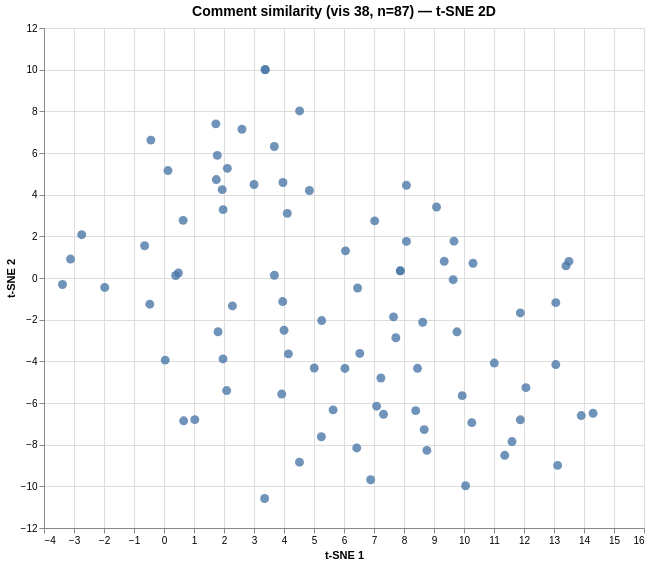

Describe this chart as a Vega-Lite specification.
### Vega specification from a JSON file in a GitHub repository (floating-point values rounded to 4 significant figures)
{"$schema": "https://vega.github.io/schema/vega/v6.json", "data": [{"name": "param_1e9efca18e7a2868_store"}, {"name": "source_0", "values": [{"comment": "The increase in the youth population often signifies the infrastructure necessary for a country’s development. However, …", "dim_1": 3.354, "dim_2": -10.59, "index": 0}, {"comment": "I noticed that the only areas aimed to have the youth population increase were Africa and Western Asia. All else where i…", "dim_1": 7.876, "dim_2": 0.343, "index": 1}, {"comment": "1. What do you notice? If your notice makes a claim, where in the graph is the evidence to support it?\nI noticed that Af…", "dim_1": 1.744, "dim_2": 4.724, "index": 2}, {"comment": "Africa seems to be predicted for rapid growth in population (in terms of young-aged people) over the next few decades, w…", "dim_1": 8.45, "dim_2": -4.335, "index": 3}, {"comment": "Predicted that Africa will increase its share of the global population by 12%. But most of the other regions go down. We…", "dim_1": 14.3, "dim_2": -6.493, "index": 4}, {"comment": "PT2... In the US, the average number of kids per family is 19.3 kids according to Google. I wonder what it will be like …", "dim_1": 7.023, "dim_2": 2.742, "index": 5}, {"comment": "I notice that this graph shows the percentage of young adults within each region, it appears that Africa will have the m…", "dim_1": 0.388, "dim_2": 0.121, "index": 6}, {"comment": "I noticed that the only areas aimed to have the youth population increase were Africa and Western Asia. All else where i…", "dim_1": 7.878, "dim_2": 0.344, "index": 7}, {"comment": "This graph depicts the distribution of young people (aged 15-24) now and how that is projected to change in the next 27 …", "dim_1": 7.728, "dim_2": -2.868, "index": 8}, {"comment": "What do you notice? - This graph was interesting in representing how the population distributions will change over time.…", "dim_1": 4.11, "dim_2": 3.103, "index": 9}, {"comment": "I am noticing that this graph seems to be showing the consequences of a decrease in birthrates that may have taken place…", "dim_1": 6.05, "dim_2": 1.303, "index": 10}, {"comment": "The graph does appear to show the concerning statistic that in most places the number of young people is decreasing. How…", "dim_1": 10.3, "dim_2": 0.708, "index": 11}, {"comment": "From the graph, I noticed that in 2050 Africa will consist of the highest global population aged 15 to 24 at 35%. Africa…", "dim_1": 5.009, "dim_2": -4.321, "index": 12}, {"comment": "Over the next quarter of a decade people between the ages of fifteen and twenty four will be distributed all over the wo…", "dim_1": 2.088, "dim_2": -5.402, "index": 13}, {"comment": "There is a sizeable increase in population for Africa, a historically underdeveloped continent as its general population…", "dim_1": 11.01, "dim_2": -4.084, "index": 14}, {"comment": "The graph depicts different nations and the population of people between the ages of 15 and 28. I am surprised that Nort…", "dim_1": 13.06, "dim_2": -4.155, "index": 15}, {"comment": "The graph possibly illustrates the fluctuation in the population of young people across the world. Africa displays a sig…", "dim_1": 9.639, "dim_2": -0.08, "index": 16}, {"comment": "Thanks to all the students who responded.   Here are some of the catchy headlines that we received:  “As The Rest Of The…", "dim_1": 4.52, "dim_2": 8.02, "index": 17}, {"comment": "In this graph, I noticed that Africa has the highest predicted growth in the share of the global population in young adu…", "dim_1": 8.39, "dim_2": -6.367, "index": 18}, {"comment": "The first thing I notice is that there is predicted to be a significant increase in the population of young people in Af…", "dim_1": 8.674, "dim_2": -7.277, "index": 19}, {"comment": "Africa is expected to experience a 12% increase in population over the next 25 years, while Western Asia is projected to…", "dim_1": 0.04, "dim_2": -3.941, "index": 20}, {"comment": "What do you notice?\n\nWhat do you wonder?\n\nCreate a catchy headline that captures the graph’s main idea.\n\nThe first thing…", "dim_1": 3.677, "dim_2": 6.313, "index": 21}, {"comment": "Looking at the graph I notice that Africa is the only continent that has positive growth compared to all the other conti…", "dim_1": 12.06, "dim_2": -5.262, "index": 22}, {"comment": "I think what might happen is people are going to start moving away from Africa or most of the population will be people …", "dim_1": 1.027, "dim_2": -6.798, "index": 23}, {"comment": "I notice that Africa’s population is declining right now but in the future it will be higher. I wonder if the population…", "dim_1": 0.655, "dim_2": -6.855, "index": 24}, {"comment": "Greetings!  I will be taking over as moderator for the next few hours.  I look forward to reading and responding to your…", "dim_1": 3.367, "dim_2": 9.997, "index": 25}, {"comment": "1. What do you notice? If your notice makes a claim, where in the graph is the evidence to support it?\nI notice that Afr…", "dim_1": 2.598, "dim_2": 7.141, "index": 26}, {"comment": "I notice that almost all nations with more than 1% of the global population will see a decrease in their share of people…", "dim_1": 5.637, "dim_2": -6.33, "index": 27}, {"comment": "I noticed that Africa was the only place that the population age range was 15 years old to 24 years old that will have a…", "dim_1": 3.957, "dim_2": -1.131, "index": 28}, {"comment": "What do you notice?\nI notice that Africa is increasing rapidly, and Northern America on the graph is very small. \nWhat d…", "dim_1": 4.847, "dim_2": 4.199, "index": 29}, {"comment": "What do you notice? \n\nI noticed that Africa has the largest projected percentage growth of people between the ages of 15…", "dim_1": 3.68, "dim_2": 0.132, "index": 30}, {"comment": "I notice that Africa has a huge prediction in growth in share of global population. Also, many other southern Asian coun…", "dim_1": 7.087, "dim_2": -6.153, "index": 31}, {"comment": "What do you notice? I noticed that Africa jumped from 29% to 35% which means they are going to have a lot of babies.\n• W…", "dim_1": 3.965, "dim_2": 4.585, "index": 32}, {"comment": "• What do you notice?\nAfricas population is going to jump 10%. All the other places are decreasing. \n• What do you wonde…", "dim_1": 3.001, "dim_2": 4.488, "index": 33}, {"comment": "I noticed that Africa is the only region where the population aged 15 to 24 is expected to increase. Africa's population…", "dim_1": 5.246, "dim_2": -7.621, "index": 34}, {"comment": "3/27/2024\n\n\tThis graph reflects the percentage of the world’s youth, that is people between the ages of 15 and 24, which…", "dim_1": -0.474, "dim_2": -1.258, "index": 35}, {"comment": "In this graph I notice that Africa has the biggest increase in population and Eastern and Southeastern Asia have the big…", "dim_1": 1.967, "dim_2": -3.884, "index": 36}, {"comment": "The graph compares the estimated general distribution of young people around the world in 2023 versus in 2050. I’ve noti…", "dim_1": 9.341, "dim_2": 0.803, "index": 37}, {"comment": "Over the next quarter-century, the distribution of young people is going to change dramatically. Africa will have the hi…", "dim_1": 2.281, "dim_2": -1.34, "index": 38}, {"comment": "This graph illustrates the changes in the global population between the ages of 15 to 24 in various regions around the w…", "dim_1": 7.651, "dim_2": -1.865, "index": 39}, {"comment": "Over the next quarter century,the number of people aged 15–24 is projected to either decrease or almost stay the same on…", "dim_1": 7.23, "dim_2": -4.799, "index": 40}, {"comment": "I notice that the only countries that are increasing in population are Western Asia and Africa. Every other country in t…", "dim_1": 6.453, "dim_2": -0.48, "index": 41}, {"comment": "1. What do you notice? If your notice makes a claim, where in the graph is the evidence to support it?\nAfrica's populati…", "dim_1": 1.94, "dim_2": 4.242, "index": 42}, {"comment": "1. What do you notice? If your notice makes a claim, where in the graph is the evidence to support it?\nI notice that Afr…", "dim_1": 2.111, "dim_2": 5.263, "index": 43}, {"comment": "Welcome to Wednesday's live moderation of “What’s Going On in This Graph?”  Today’s graph displays the population distri…", "dim_1": 3.381, "dim_2": 10.0, "index": 44}, {"comment": "1.Africa has a major jump in the population of 15 to 24 year-olds in comparison to all the other countries. The biggest …", "dim_1": 10.05, "dim_2": -9.973, "index": 45}, {"comment": "1) What do you notice? \nI noticed that the graph is very uncommon, unlike the other graphs that have been demonstrated f…", "dim_1": 1.729, "dim_2": 7.399, "index": 46}, {"comment": "I notice that Africa is predicted to have the highest share (35%) of the global population aged 15-24. This is an increa…", "dim_1": 7.316, "dim_2": -6.54, "index": 47}, {"comment": "1. The graph shows the percentage of young adults within each region. From the graph it appears that Africa will have th…", "dim_1": 0.48, "dim_2": 0.24, "index": 48}, {"comment": "What do you notice?\nI noticed that Africa is one of two countries that has an increase in its share of the global popula…", "dim_1": 5.256, "dim_2": -2.043, "index": 49}, {"comment": "1) This graph shows the percentage of young adults that make up global populations. Africa is the only continent that ha…", "dim_1": 8.624, "dim_2": -2.124, "index": 50}, {"comment": "This graph shows the percentage of populations in certain countries of people between ages 15-24. This graph examines th…", "dim_1": 8.08, "dim_2": 4.449, "index": 51}, {"comment": "The data shows us a huge hit in the population of the global population aged 15 to 24, mostly in the regions across Afri…", "dim_1": 6.526, "dim_2": -3.621, "index": 52}, {"comment": "1) This graph depicts the distribution of young people around the world, split by content and world area. I saw that all…", "dim_1": 9.765, "dim_2": -2.582, "index": 53}, {"comment": "1. Africa is going up by the most. \n2. We are wondering why Africa's population is growing so much more than other count…", "dim_1": 13.91, "dim_2": -6.603, "index": 54}, {"comment": "1. What do you notice? If your notice makes a claim, where in the graph is the evidence to support it?\n\nThis graph descr…", "dim_1": 1.971, "dim_2": 3.282, "index": 55}, {"comment": "1. I notice that the share of global population in Africa has a predicted increase of 23 to 35% in the next 27 years.\n2.…", "dim_1": 3.924, "dim_2": -5.57, "index": 56}, {"comment": "1. What do you notice? If your notice makes a claim, where in the graph is the evidence to support it?\nAfrica makes up t…", "dim_1": 1.776, "dim_2": 5.885, "index": 57}, {"comment": "1. This graph is different from most graphs that I have seen before.\n2. I wonder why they could not make a more standard…", "dim_1": -0.438, "dim_2": 6.619, "index": 58}, {"comment": "1. Southern Asian is the largest demographic and Africa is growing, I wonder what the graphs would be if the ages were d…", "dim_1": -0.646, "dim_2": 1.547, "index": 59}, {"comment": "1) In Southern Asia, there's a forecasted 26% decline in the population aged 15 to 24 by 2050. Moreover, Eastern and Sou…", "dim_1": 13.5, "dim_2": 0.794, "index": 60}, {"comment": "- I notice that all populations are decreasing in the age range of 15 to 24 except for Africa which seems to increase by…", "dim_1": 4.516, "dim_2": -8.841, "index": 61}, {"comment": "I notice that Africa has the largest projected percentage growth of people between the ages of 15 to 24. Every other cou…", "dim_1": 8.763, "dim_2": -8.274, "index": 62}, {"comment": "I noticed that Africa is blue and is the only region whose population of young people increases. \nI wonder why they are …", "dim_1": 11.36, "dim_2": -8.511, "index": 63}, {"comment": "I noticed that in Southern Asia the population between the ages of 15 and 24 is predicted to decline by 26% by 2050. I a…", "dim_1": 13.4, "dim_2": 0.582, "index": 64}, {"comment": "1. What do you notice? All continents / regions except Africa (and also Western Asia, in some way) are getting older wit…", "dim_1": 13.12, "dim_2": -8.995, "index": 65}, {"comment": "I've read that in Africa, the population between the ages of 15 and 24 is predicted to grow by 35% by 2050, while in Sou…", "dim_1": 4.146, "dim_2": -3.643, "index": 66}, {"comment": "Notice: I notice that in Southern Asia, and in Eastern and Southeastern Asia, it is predicted the amount of young people…", "dim_1": 9.666, "dim_2": 1.768, "index": 67}, {"comment": "I notice that Africa and Western Asia are the only two populations that see a rise in population. I notice that Eastern …", "dim_1": 11.88, "dim_2": -1.677, "index": 68}, {"comment": "1. I've seen that the global population ages 15 to 24 is expected to expand by 35% in 2050 in Africa, whereas Southern A…", "dim_1": 11.88, "dim_2": -6.806, "index": 69}, {"comment": "I notice that every country in the graph, other than Western Asia and Africa, is expecting declines in the youth populat…", "dim_1": 8.081, "dim_2": 1.755, "index": 70}, {"comment": "This graph shows that Africa has the greatest prediction of population growth regarding youth. It seems that North Ameri…", "dim_1": 4.001, "dim_2": -2.508, "index": 71}, {"comment": "This graph, in my opinion, points to a larger problem. In our most populated locations, the population is aging quickly …", "dim_1": 9.084, "dim_2": 3.408, "index": 72}, {"comment": "1) According to the graph, I notice that the share of the global population aged 15 to 24 drastically changes for the pr…", "dim_1": 6.031, "dim_2": -4.341, "index": 73}, {"comment": "1) I notice that the 15 to 24-year-old population in most parts of the world is expected to decrease by 2050. However, i…", "dim_1": 6.424, "dim_2": -8.158, "index": 74}, {"comment": "1) I notice that the graph gives an explanation to why Africa was grouped together instead of being separated like Asia,…", "dim_1": 0.638, "dim_2": 2.767, "index": 75}, {"comment": "I notice that every population is decreasing besides Africa and slightly Western Asia. I wonder what factors are contrib…", "dim_1": 13.06, "dim_2": -1.182, "index": 76}, {"comment": "I notice that all populations are decreasing except for Africa, which is rising rapidly in this graph, and Western Asia,…", "dim_1": 1.802, "dim_2": -2.58, "index": 77}, {"comment": "Headline: Teen Takeover\n\nI notice that currently Southern Asia has the highest population of age 15-24. However Africa i…", "dim_1": 6.889, "dim_2": -9.683, "index": 78}, {"comment": "1. I notice that in 2023-2050, there is a percent increase in the global population(aged 15-24) of Africa. However, ther…", "dim_1": -1.975, "dim_2": -0.454, "index": 79}, {"comment": "1) While the distribution of young people around the world is generally predicted to decrease over time, the opposite is…", "dim_1": 11.6, "dim_2": -7.851, "index": 80}, {"comment": "Of course the first thing that stands out is the overwhelming growth of youngsters in Africa \nI wonder given the poverty…", "dim_1": 9.94, "dim_2": -5.647, "index": 81}, {"comment": "The population of ages 15 to 24 is projected to grow the most in Africa. It makes me wonder what the author believes the…", "dim_1": 10.26, "dim_2": -6.942, "index": 82}, {"comment": "I think this graph is indicative of a greater issues. We have populations that are aging rapidly in our most populous ar…", "dim_1": 0.133, "dim_2": 5.157, "index": 83}, {"comment": "The graph shows clear focus on Africa without an explanation of why.  The centering of the name and change of color lead…", "dim_1": -3.116, "dim_2": 0.909, "index": 84}, {"comment": "I think this graph presents a biased picture about the information. Why is Africa, a vast continent, not split up into r…", "dim_1": -2.743, "dim_2": 2.079, "index": 85}, {"comment": "Only Africa is blue and it has the fastest increasing population for the age group. Why is it blue? Simply because it ha…", "dim_1": -3.384, "dim_2": -0.313, "index": 86}]}, {"name": "source_0_x_domain_dim_1", "values": [{"min": -3.384, "max": 14.3}]}, {"name": "source_0_y_domain_dim_2", "values": [{"min": -10.59, "max": 10.0}]}], "signals": [{"name": "unit", "value": {}, "on": [{"events": "pointermove", "update": "isTuple(group()) ? group() : unit"}]}, {"name": "param_1e9efca18e7a2868", "update": "vlSelectionResolve(\"param_1e9efca18e7a2868_store\", \"union\")"}, {"name": "param_1e9efca18e7a2868_dim_1", "on": [{"events": [{"source": "view", "type": "dblclick"}], "update": "null"}, {"events": {"signal": "param_1e9efca18e7a2868_translate_delta"}, "update": "panLinear(param_1e9efca18e7a2868_translate_anchor.extent_x, -param_1e9efca18e7a2868_translate_delta.x / width)"}, {"events": {"signal": "param_1e9efca18e7a2868_zoom_delta"}, "update": "zoomLinear(domain(\"x\"), param_1e9efca18e7a2868_zoom_anchor.x, param_1e9efca18e7a2868_zoom_delta)"}]}, {"name": "param_1e9efca18e7a2868_dim_2", "on": [{"events": [{"source": "view", "type": "dblclick"}], "update": "null"}, {"events": {"signal": "param_1e9efca18e7a2868_translate_delta"}, "update": "panLinear(param_1e9efca18e7a2868_translate_anchor.extent_y, param_1e9efca18e7a2868_translate_delta.y / height)"}, {"events": {"signal": "param_1e9efca18e7a2868_zoom_delta"}, "update": "zoomLinear(domain(\"y\"), param_1e9efca18e7a2868_zoom_anchor.y, param_1e9efca18e7a2868_zoom_delta)"}]}, {"name": "param_1e9efca18e7a2868_tuple", "on": [{"events": [{"signal": "param_1e9efca18e7a2868_dim_1 || param_1e9efca18e7a2868_dim_2"}], "update": "param_1e9efca18e7a2868_dim_1 && param_1e9efca18e7a2868_dim_2 ? {unit: \"\", fields: param_1e9efca18e7a2868_tuple_fields, values: [param_1e9efca18e7a2868_dim_1,param_1e9efca18e7a2868_dim_2]} : null"}]}, {"name": "param_1e9efca18e7a2868_tuple_fields", "value": [{"field": "dim_1", "channel": "x", "type": "R"}, {"field": "dim_2", "channel": "y", "type": "R"}]}, {"name": "param_1e9efca18e7a2868_translate_anchor", "value": {}, "on": [{"events": [{"source": "scope", "type": "pointerdown"}], "update": "{x: x(unit), y: y(unit), extent_x: domain(\"x\"), extent_y: domain(\"y\")}"}]}, {"name": "param_1e9efca18e7a2868_translate_delta", "value": {}, "on": [{"events": [{"source": "window", "between": [{"source": "scope", "type": "pointerdown"}, {"source": "window", "type": "pointerup"}], "type": "pointermove", "consume": true}], "update": "{x: param_1e9efca18e7a2868_translate_anchor.x - x(unit), y: param_1e9efca18e7a2868_translate_anchor.y - y(unit)}"}]}, {"name": "param_1e9efca18e7a2868_zoom_anchor", "on": [{"events": [{"source": "scope", "type": "wheel", "consume": true}], "update": "{x: invert(\"x\", x(unit)), y: invert(\"y\", y(unit))}"}]}, {"name": "param_1e9efca18e7a2868_zoom_delta", "on": [{"events": [{"source": "scope", "type": "wheel", "consume": true}], "update": "pow(1.001, event.deltaY * pow(16, event.deltaMode))", "force": true}]}, {"name": "param_1e9efca18e7a2868_modify", "on": [{"events": {"signal": "param_1e9efca18e7a2868_tuple"}, "update": "modify(\"param_1e9efca18e7a2868_store\", param_1e9efca18e7a2868_tuple, true)"}]}], "marks": [{"type": "symbol", "name": "marks", "from": {"data": "source_0"}, "encode": {"update": {"opacity": {"value": 0.8}, "tooltip": {"signal": "{\"Comment #\": format(datum[\"index\"], \"\"), \"Comment\": isValid(datum[\"comment\"]) ? datum[\"comment\"] : \"\"+datum[\"comment\"]}"}, "y": {"field": "dim_2", "scale": "y"}, "shape": {"value": "circle"}, "fill": {"value": "#4c78a8"}, "x": {"field": "dim_1", "scale": "x"}, "size": {"value": 80}}}, "clip": true, "style": ["circle"], "interactive": true}], "scales": [{"name": "x", "type": "linear", "domain": [{"signal": "(data(\"source_0_x_domain_dim_1\")[0] || {}).min"}, {"signal": "(data(\"source_0_x_domain_dim_1\")[0] || {}).max"}], "range": [0, {"signal": "width"}], "zero": true, "domainRaw": {"signal": "param_1e9efca18e7a2868[\"dim_1\"]"}, "nice": true}, {"name": "y", "type": "linear", "domain": [{"signal": "(data(\"source_0_y_domain_dim_2\")[0] || {}).min"}, {"signal": "(data(\"source_0_y_domain_dim_2\")[0] || {}).max"}], "range": [{"signal": "height"}, 0], "domainRaw": {"signal": "param_1e9efca18e7a2868[\"dim_2\"]"}, "nice": true, "zero": true}], "axes": [{"scale": "x", "aria": false, "labels": false, "domain": false, "maxExtent": 0, "grid": true, "minExtent": 0, "orient": "bottom", "ticks": false, "tickCount": {"signal": "ceil(width/40)"}, "gridScale": "y", "zindex": 0}, {"scale": "y", "labels": false, "grid": true, "domain": false, "aria": false, "minExtent": 0, "zindex": 0, "ticks": false, "orient": "left", "maxExtent": 0, "gridScale": "x", "tickCount": {"signal": "ceil(height/40)"}}, {"scale": "x", "grid": false, "title": "t-SNE 1", "tickCount": {"signal": "ceil(width/40)"}, "labelFlush": true, "zindex": 0, "orient": "bottom", "labelOverlap": true}, {"scale": "y", "title": "t-SNE 2", "grid": false, "labelOverlap": true, "zindex": 0, "tickCount": {"signal": "ceil(height/40)"}, "orient": "left"}], "title": {"text": "Comment similarity (vis 38, n=87) — t-SNE 2D", "frame": "group", "fontSize": 14}, "background": "white", "style": "cell", "padding": 5, "width": 600, "height": 500}
